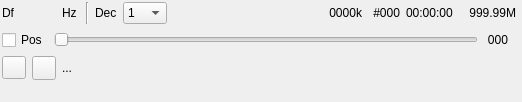
<?xml version="1.0" encoding="UTF-8"?>
<ui version="4.0">
 <class>SigMFFileSinkGUI</class>
 <widget class="RollupWidget" name="SigMFFileSinkGUI">
  <property name="geometry">
   <rect>
    <x>0</x>
    <y>0</y>
    <width>522</width>
    <height>102</height>
   </rect>
  </property>
  <property name="minimumSize">
   <size>
    <width>522</width>
    <height>102</height>
   </size>
  </property>
  <property name="font">
   <font>
    <family>Liberation Sans</family>
    <pointsize>9</pointsize>
   </font>
  </property>
  <property name="windowTitle">
   <string>SigMF File Sink</string>
  </property>
  <property name="statusTip">
   <string>SigMF File Sink</string>
  </property>
  <widget class="QWidget" name="settingsContainer" native="true">
   <property name="geometry">
    <rect>
     <x>0</x>
     <y>0</y>
     <width>520</width>
     <height>100</height>
    </rect>
   </property>
   <property name="minimumSize">
    <size>
     <width>520</width>
     <height>100</height>
    </size>
   </property>
   <property name="windowTitle">
    <string>Settings</string>
   </property>
   <layout class="QVBoxLayout" name="verticalLayout" stretch="0,0,0,0">
    <property name="leftMargin">
     <number>2</number>
    </property>
    <property name="topMargin">
     <number>2</number>
    </property>
    <property name="rightMargin">
     <number>2</number>
    </property>
    <property name="bottomMargin">
     <number>2</number>
    </property>
    <item>
     <layout class="QHBoxLayout" name="deltaFrequencyLayout">
      <property name="rightMargin">
       <number>2</number>
      </property>
      <item>
       <widget class="QLabel" name="deltaFrequencyLabel">
        <property name="minimumSize">
         <size>
          <width>16</width>
          <height>0</height>
         </size>
        </property>
        <property name="text">
         <string>Df</string>
        </property>
       </widget>
      </item>
      <item>
       <widget class="ValueDialZ" name="deltaFrequency" native="true">
        <property name="enabled">
         <bool>true</bool>
        </property>
        <property name="sizePolicy">
         <sizepolicy hsizetype="Maximum" vsizetype="Maximum">
          <horstretch>0</horstretch>
          <verstretch>0</verstretch>
         </sizepolicy>
        </property>
        <property name="minimumSize">
         <size>
          <width>32</width>
          <height>16</height>
         </size>
        </property>
        <property name="font">
         <font>
          <family>Liberation Mono</family>
          <pointsize>12</pointsize>
         </font>
        </property>
        <property name="cursor">
         <cursorShape>PointingHandCursor</cursorShape>
        </property>
        <property name="focusPolicy">
         <enum>Qt::StrongFocus</enum>
        </property>
        <property name="toolTip">
         <string>Demod shift frequency from center in Hz</string>
        </property>
       </widget>
      </item>
      <item>
       <widget class="QLabel" name="deltaUnits">
        <property name="text">
         <string>Hz </string>
        </property>
       </widget>
      </item>
      <item>
       <widget class="Line" name="line">
        <property name="orientation">
         <enum>Qt::Vertical</enum>
        </property>
       </widget>
      </item>
      <item>
       <widget class="QLabel" name="decimationLabel">
        <property name="text">
         <string>Dec</string>
        </property>
       </widget>
      </item>
      <item>
       <widget class="QComboBox" name="decimationFactor">
        <property name="maximumSize">
         <size>
          <width>55</width>
          <height>16777215</height>
         </size>
        </property>
        <property name="toolTip">
         <string>Decimation factor</string>
        </property>
        <item>
         <property name="text">
          <string>1</string>
         </property>
        </item>
        <item>
         <property name="text">
          <string>2</string>
         </property>
        </item>
        <item>
         <property name="text">
          <string>4</string>
         </property>
        </item>
        <item>
         <property name="text">
          <string>8</string>
         </property>
        </item>
        <item>
         <property name="text">
          <string>16</string>
         </property>
        </item>
        <item>
         <property name="text">
          <string>32</string>
         </property>
        </item>
        <item>
         <property name="text">
          <string>64</string>
         </property>
        </item>
       </widget>
      </item>
      <item>
       <spacer name="horizontalSpacer_4">
        <property name="orientation">
         <enum>Qt::Horizontal</enum>
        </property>
        <property name="sizeHint" stdset="0">
         <size>
          <width>40</width>
          <height>20</height>
         </size>
        </property>
       </spacer>
      </item>
      <item>
       <widget class="QLabel" name="channelRateText">
        <property name="minimumSize">
         <size>
          <width>50</width>
          <height>0</height>
         </size>
        </property>
        <property name="toolTip">
         <string>Sink rate (kS/s)</string>
        </property>
        <property name="text">
         <string>0000k</string>
        </property>
        <property name="alignment">
         <set>Qt::AlignRight|Qt::AlignTrailing|Qt::AlignVCenter</set>
        </property>
       </widget>
      </item>
      <item>
       <widget class="QLabel" name="recordNbTracks">
        <property name="minimumSize">
         <size>
          <width>32</width>
          <height>0</height>
         </size>
        </property>
        <property name="toolTip">
         <string>Number of captures (tracks) in record updated at end of track</string>
        </property>
        <property name="text">
         <string>#000</string>
        </property>
        <property name="alignment">
         <set>Qt::AlignRight|Qt::AlignTrailing|Qt::AlignVCenter</set>
        </property>
       </widget>
      </item>
      <item>
       <widget class="QLabel" name="recordTimeText">
        <property name="minimumSize">
         <size>
          <width>52</width>
          <height>0</height>
         </size>
        </property>
        <property name="toolTip">
         <string>Record time (HH:MM:SS)</string>
        </property>
        <property name="text">
         <string>00:00:00</string>
        </property>
       </widget>
      </item>
      <item>
       <widget class="QLabel" name="recordSizeText">
        <property name="minimumSize">
         <size>
          <width>52</width>
          <height>0</height>
         </size>
        </property>
        <property name="toolTip">
         <string>Data file size (k: kB, M: MB, G: GB)</string>
        </property>
        <property name="text">
         <string>999.99M</string>
        </property>
        <property name="alignment">
         <set>Qt::AlignRight|Qt::AlignTrailing|Qt::AlignVCenter</set>
        </property>
       </widget>
      </item>
     </layout>
    </item>
    <item>
     <layout class="QHBoxLayout" name="decimationShiftLayout">
      <property name="rightMargin">
       <number>10</number>
      </property>
      <item>
       <widget class="QCheckBox" name="fixedPosition">
        <property name="toolTip">
         <string>Use fixed frequency shift positions for little performance improvement</string>
        </property>
        <property name="text">
         <string>Pos</string>
        </property>
       </widget>
      </item>
      <item>
       <widget class="QSlider" name="position">
        <property name="toolTip">
         <string>Center frequency position</string>
        </property>
        <property name="maximum">
         <number>2</number>
        </property>
        <property name="pageStep">
         <number>1</number>
        </property>
        <property name="orientation">
         <enum>Qt::Horizontal</enum>
        </property>
       </widget>
      </item>
      <item>
       <widget class="QLabel" name="filterChainIndex">
        <property name="minimumSize">
         <size>
          <width>24</width>
          <height>0</height>
         </size>
        </property>
        <property name="toolTip">
         <string>Filter chain hash code</string>
        </property>
        <property name="text">
         <string>000</string>
        </property>
        <property name="alignment">
         <set>Qt::AlignRight|Qt::AlignTrailing|Qt::AlignVCenter</set>
        </property>
       </widget>
      </item>
     </layout>
    </item>
    <item>
     <layout class="QHBoxLayout" name="fileNameLayout">
      <item>
       <widget class="ButtonSwitch" name="record">
        <property name="maximumSize">
         <size>
          <width>24</width>
          <height>16777215</height>
         </size>
        </property>
        <property name="text">
         <string/>
        </property>
        <property name="icon">
         <iconset resource="../../../sdrgui/resources/res.qrc">
          <normaloff>:/record_off.png</normaloff>:/record_off.png</iconset>
        </property>
       </widget>
      </item>
      <item>
       <widget class="QPushButton" name="showFileDialog">
        <property name="minimumSize">
         <size>
          <width>24</width>
          <height>24</height>
         </size>
        </property>
        <property name="maximumSize">
         <size>
          <width>24</width>
          <height>24</height>
         </size>
        </property>
        <property name="toolTip">
         <string>Open file</string>
        </property>
        <property name="text">
         <string/>
        </property>
        <property name="icon">
         <iconset resource="../../../sdrgui/resources/res.qrc">
          <normaloff>:/preset-load.png</normaloff>:/preset-load.png</iconset>
        </property>
       </widget>
      </item>
      <item>
       <widget class="QLabel" name="fileNameText">
        <property name="enabled">
         <bool>true</bool>
        </property>
        <property name="toolTip">
         <string>File currently opened</string>
        </property>
        <property name="text">
         <string>...</string>
        </property>
        <property name="alignment">
         <set>Qt::AlignLeading|Qt::AlignLeft|Qt::AlignVCenter</set>
        </property>
       </widget>
      </item>
     </layout>
    </item>
    <item>
     <spacer name="verticalSpacer">
      <property name="orientation">
       <enum>Qt::Vertical</enum>
      </property>
      <property name="sizeHint" stdset="0">
       <size>
        <width>20</width>
        <height>40</height>
       </size>
      </property>
     </spacer>
    </item>
   </layout>
  </widget>
 </widget>
 <customwidgets>
  <customwidget>
   <class>RollupWidget</class>
   <extends>QWidget</extends>
   <header>gui/rollupwidget.h</header>
   <container>1</container>
  </customwidget>
  <customwidget>
   <class>ButtonSwitch</class>
   <extends>QToolButton</extends>
   <header>gui/buttonswitch.h</header>
  </customwidget>
  <customwidget>
   <class>ValueDialZ</class>
   <extends>QWidget</extends>
   <header>gui/valuedialz.h</header>
   <container>1</container>
  </customwidget>
 </customwidgets>
 <resources>
  <include location="../../../sdrgui/resources/res.qrc"/>
 </resources>
 <connections/>
</ui>
